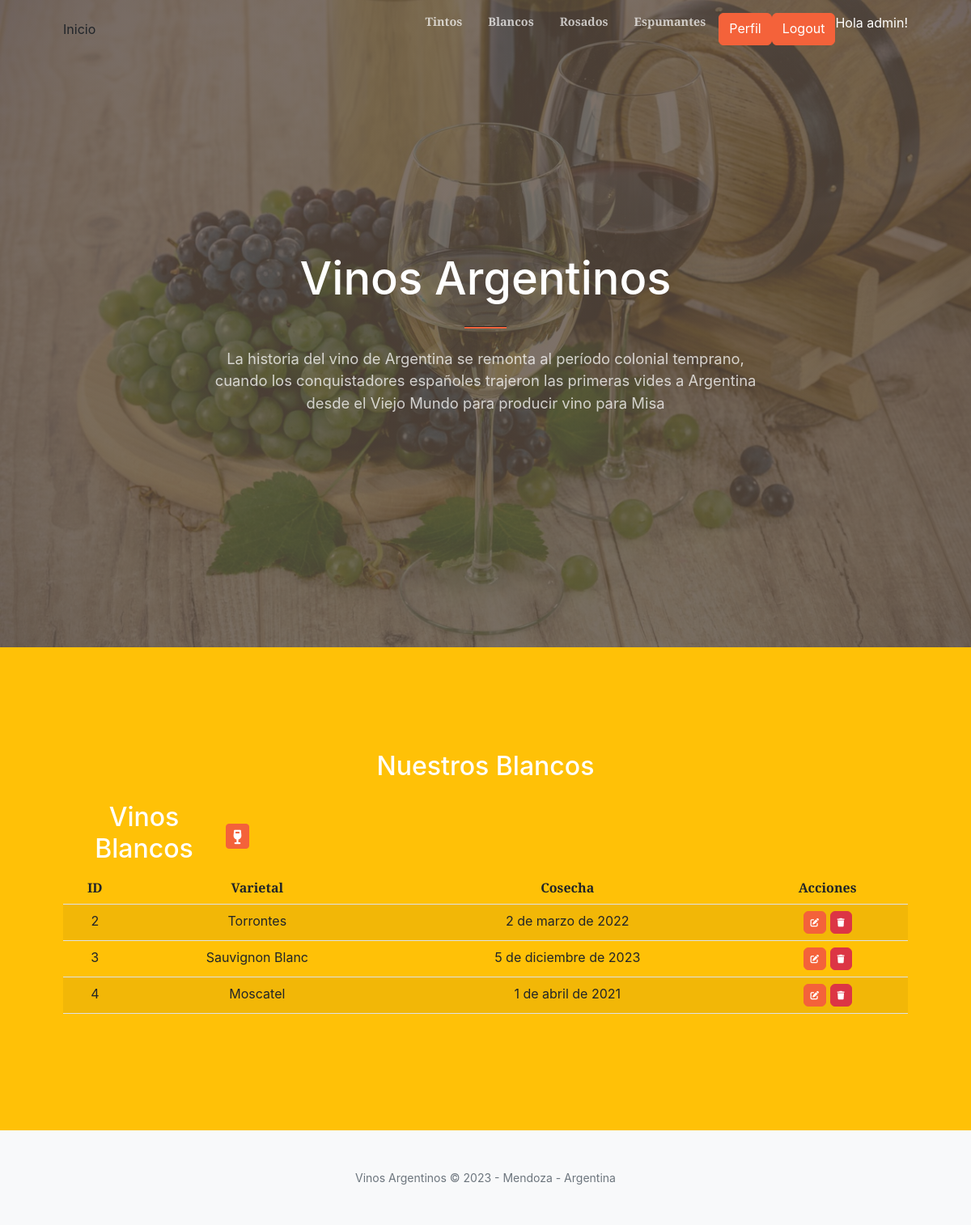
/vinos_blancos/ (signed in), run on the app's committed database.
### winesapp/models.py (models this page shows, shortened)
class vinos_blancos(models.Model):
    varietal = models.CharField(max_length=50)
    cosecha = models.DateField()

### winesapp/views.py (the view)
# urls.py: path('vinos_blancos/', vinos_blancos2, name= "vinos_blancos"),
@login_required
def vinos_blancos2(request):
    contexto = { 'vinos_blancos': vinos_blancos.objects.all() }
    return render(request, "winesapp/vinos_blancos.html", { 'vinos_blancos': vinos_blancos.objects.all() })

### winesapp/templates/winesapp/vinos_blancos.html (shortened to what this page needs)
{% extends 'winesapp/index.html' %}
{% load static  %}
{% block contenido %}
<section class="page-section bg-warning text-white">
     <div class="container px-4 px-lg-5 text-center">
         <h2 class="mb-4">Nuestros Blancos </h2>
<table>
  <tr>
      <td width="200"><h2>Vinos Blancos</h2></td>
      <td>
          <a
          href=" # "
          class="btn btn-primary btn-sm"
          >
          </a>
      </td>
  </tr>
</table>
<table class="table table-striped">
  <thead>
      <tr>
          <th>ID</th>
          <th>Varietal</th>
          <th>Cosecha</th>
          <th>Acciones</th>
      </tr>
  </thead>
  <tbody>
  {% for vino_blanco in vinos_blancos %}
  <tr>
      <td>{{ vino_blanco.id }}</td>
      <td>{{ vino_blanco.varietal }}</td>
      <td>{{ vino_blanco.cosecha }}</td>
      <td>
          <a
            href="#"
            class="btn btn-primary"
            style="--bs-btn-padding-y: .25rem; --bs-btn-padding-x: .5rem; --bs-btn-font-size: .75rem;"
            >
          </a>
          <a
              href="#"
              class="btn btn-danger"
              style="--bs-btn-padding-y: .25rem; --bs-btn-padding-x: .5rem; --bs-btn-font-size: .75rem;"
              >
            </a>
        </td>
  </tr>
  {% endfor %}
  </tbody>
</table>
</section>
{% endblock contenido %}

### winesapp/templates/winesapp/index.html (shortened to what this page needs)
<!DOCTYPE html>
<html lang="en">
    <head>
        {% load static %}
        <link href="https://cdn.jsdelivr.net/npm/bootstrap-icons@1.5.0/font/bootstrap-icons.css" rel="stylesheet" />
        <link rel="stylesheet" href="https://cdnjs.cloudflare.com/ajax/libs/font-awesome/6.4.0/css/all.min.css">
        <link href="https://cdnjs.cloudflare.com/ajax/libs/SimpleLightbox/2.1.0/simpleLightbox.min.css" rel="stylesheet" />
        <link href="{% static 'winesapp/css/styles.css' %}" rel="stylesheet" />
    </head>
    <body id="page-top">
        <nav class="navbar navbar-expand-lg navbar-light fixed-top py-3" id="mainNav">
            <div class="container px-4 px-lg-5">
                <a class="nav-link" class="navbar-brand" href="#page-top"> Inicio </a>
                {% if user.is_authenticated %}
                <div class="collapse navbar-collapse" id="navbarResponsive">
                    <ul class="navbar-nav ms-auto my-2 my-lg-0">
                        <li class="nav-item"><a class="nav-link" class="navbar-brand" href="{% url 'vinos_tintos' %}"> Tintos </a></li>
                        <li class="nav-item"><a class="nav-link" class="navbar-brand" href="{% url 'vinos_blancos' %}"> Blancos </a></li>
                        <li class="nav-item"><a class="nav-link" class="navbar-brand" href="{% url 'vinos_rosados' %}"> Rosados </a></li>
                        <li class="nav-item"><a class="nav-link" class="navbar-brand" href="{% url 'vinos_espumantes' %}"> Espumantes </a></li>
                        <a class="btn btn-primary" href="{% url 'editar_perfil' %}">Perfil</a>
                        <a class="btn btn-primary" href="{% url 'logout' %}">Logout</a>
                        <p style="color:White">Hola {{user.username}}!</p>
                {% else %}
                <a class="btn btn-success" href="{% url 'registro' %}">Registro</a>
                <a class="btn btn-primary" href="{% url 'login' %}">Login</a>
                {% endif %}
                    </ul>
                </div>
            </div>
        </nav>
        <header class="masthead">
            <div class="container px-4 px-lg-5 h-100">
                <div class="row gx-4 gx-lg-5 h-100 align-items-center justify-content-center text-center">
                    <div class="col-lg-8 align-self-end">
                        <h1 class="text-white font-weight-bold">Vinos Argentinos</h1>
                        <hr class="divider" />
                    </div>
                    <div class="col-lg-8 align-self-baseline">
                        <p class="text-white-75 mb-5">
                            La historia del vino de Argentina se remonta al período colonial temprano, cuando los conquistadores españoles trajeron las primeras vides a Argentina desde el Viejo Mundo para producir vino para Misa</p>
                    </div>
                </div>
            </div>
        </header>
        {% block contenido %}
        {% endblock contenido %}
        <footer class="bg-light py-5">
            <div class="container px-4 px-lg-5"><div class="small text-center text-muted">Vinos Argentinos &copy; 2023 - Mendoza - Argentina</div></div>
        </footer>
    </body>
</html>

### data on the page
vinos_blancos: id "2", varietal "Torrontes", cosecha "2 de marzo de 2022"
vinos_blancos: id "3", varietal "Sauvignon Blanc", cosecha "5 de diciembre de 2023"
vinos_blancos: id "4", varietal "Moscatel", cosecha "1 de abril de 2021"

### other printed values
{{ user.username }} "admin"
